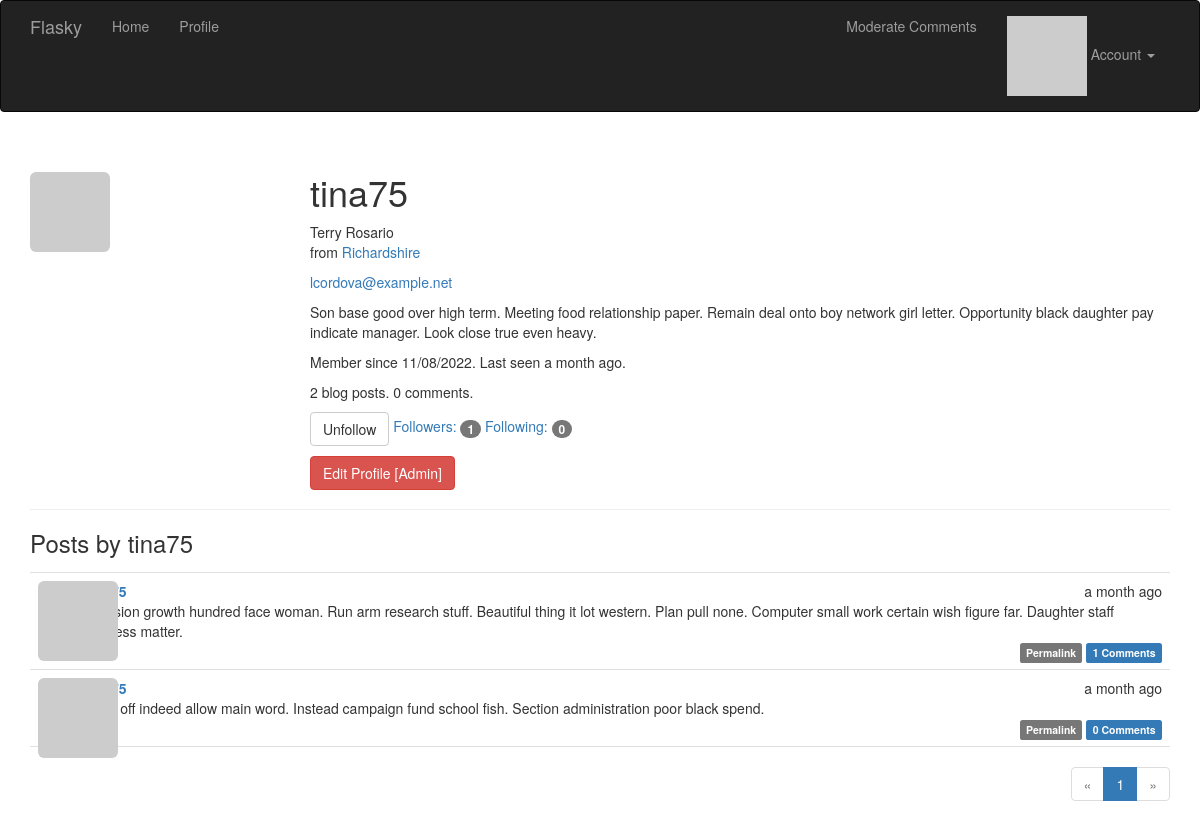
Page /user/tina75 (signed in) on the committed database.
### app/models.py (models this page shows, shortened)
class User(UserMixin, db.Model):
    __tablename__ = 'users'
    id = db.Column(db.Integer, primary_key=True)
    email = db.Column(db.String(64), unique=True, index=True)
    username = db.Column(db.String(64), unique=True, index=True)
    role_id = db.Column(db.Integer, db.ForeignKey('roles.id'))
    password_hash = db.Column(db.String(128))
    confirmed = db.Column(db.Boolean, default=False)
    name = db.Column(db.String(64))
    location = db.Column(db.String(64))
    about_me = db.Column(db.Text())
    member_since = db.Column(db.DateTime(), default=datetime.utcnow)
    last_seen = db.Column(db.DateTime(), default=datetime.utcnow)
    avatar_hash = db.Column(db.String(32))
    posts = db.relationship('Post', backref='author', lazy='dynamic')
    followed = db.relationship('Follow', foreign_keys=[Follow.follower_id],
                               backref=db.backref('follower', lazy='joined'),
                               lazy='dynamic',
                               cascade='all, delete-orphan')
    followers = db.relationship('Follow', foreign_keys=[Follow.followed_id],
                                backref=db.backref('followed', lazy='joined'),
                                lazy='dynamic',
                                cascade='all, delete-orphan')
    comments = db.relationship('Comment', backref='author', lazy='dynamic')
    @property
    def password(self):
        raise AttributeError('password is not a readable attribute')
    def can(self, perm):
        return self.role is not None and self.role.has_permission(perm)
    def is_administrator(self):
        return self.can(Permission.ADMIN)
    def ping(self):
        self.last_seen = datetime.utcnow()
        db.session.add(self)
    def gravatar_hash(self):
        return hashlib.md5(self.email.lower().encode('utf-8')).hexdigest()
    def gravatar(self, size=100, default='identicon', rating='g'):
        url = 'https://secure.gravatar.com/avatar'
        hash = self.avatar_hash or self.gravatar_hash()
        return '{url}/{hash}?s={size}&d={default}&r={rating}'.format(
            url=url, hash=hash, size=size, default=default, rating=rating)
    def is_following(self, user):
        if user.id is None:
            return False
        return self.followed.filter_by(followed_id=user.id).first() is not None

class Post(db.Model):
    __tablename__ = 'posts'
    id = db.Column(db.Integer, primary_key=True)
    body = db.Column(db.Text)
    body_html = db.Column(db.Text)
    timestamp = db.Column(db.DateTime, index=True, default=datetime.utcnow)
    author_id = db.Column(db.Integer, db.ForeignKey('users.id'))
    comments = db.relationship('Comment', backref='post', lazy='dynamic')

### app/main/views.py (the view)
@main.route('/user/<username>')
def user(username):
    user = User.query.filter_by(username=username).first_or_404()
    page = request.args.get('page', 1, type=int)
    pagination = user.posts.order_by(Post.timestamp.desc()).paginate(page=page,
                                                                     per_page=current_app.config[
                                                                         'FLASKY_POSTS_PER_PAGE'], error_out=False)
    posts = pagination.items
    return render_template('user.html', user=user, posts=posts, pagination=pagination)

### app/auth/views.py (called while the page is built)
@auth.before_app_request
def before_request():
    if current_user.is_authenticated:
        current_user.ping()
        if not current_user.confirmed \
                and request.endpoint \
                and request.blueprint != 'auth' \
                and request.endpoint != 'static':
            return redirect(url_for('auth.unconfirmed'))

### app/main/__init__.py (called while the page is built)
@main.app_context_processor
def inject_permissions():
    return dict(Permission=Permission)

### app/models.py (called while the page is built)
@login_manager.user_loader
def load_user(user_id):
    return User.query.get(int(user_id))

    def has_permission(self, perm):
        return self.permissions & perm == perm

### app/templates/user.html (shortened to what this page needs)
{% extends 'base.html' %}
{% import "_macros.html" as macros %}
{% block page_content %}
<div class="page-header">
    <img class="img-rounded profile-thumbnail" src="{{ user.gravatar(size=256) }}">
    <div class="profile-header">
        <h1>{{ user.username }}</h1>
        {% if user.name or user.location %}
        <p>
            {% if user.name %}{{ user.name }}<br>{% endif %}
            {% if user.location %}
                from <a href="http://maps.google.com/?q={{ user.location }}">{{ user.location }}</a><br>
            {% endif %}
        </p>
        {% endif %}
        {% if current_user.is_administrator() %}
        <p><a href="mailto:{{ user.email }}">{{ user.email }}</a></p>
        {% endif %}
        {% if user.about_me %}<p>{{ user.about_me }}</p>{% endif %}
        <p>Member since {{ moment(user.member_since).format('L') }}. Last seen {{ moment(user.last_seen).fromNow() }}.</p>
        <p>{{ user.posts.count() }} blog posts. {{ user.comments.count() }} comments.</p>
        <p>
            {% if current_user.can(Permission.FOLLOW) and user != current_user %}
                {% if not current_user.is_following(user) %}
                <a href="{{ url_for('.follow', username=user.username) }}" class="btn btn-primary">Follow</a>
                {% else %}
                <a href="{{ url_for('.unfollow', username=user.username) }}" class="btn btn-default">Unfollow</a>
                {% endif %}
            {% endif %}
            <a href="{{ url_for('.followers', username=user.username) }}">Followers: <span class="badge">{{ user.followers.count() - 1 }}</span></a>
            <a href="{{ url_for('.followed_by', username=user.username) }}">Following: <span class="badge">{{ user.followed.count() - 1}}</span></a>
        </p>
        <p>
            {% if current_user.is_administrator() %}
            <a class="btn btn-danger" href="{{ url_for('.edit_profile_admin', id=user.id) }}">Edit Profile [Admin]</a>
            {% endif %}
        </p>
    </div>
</div>
<h3>Posts by {{ user.username }}</h3>
{% include '_posts.html' %}
{% if pagination %}
<div class="pagination">
    {{ macros.pagination_widget(pagination, '.user', username=user.username) }}
</div>
{% endif %}
{% endblock %}

### app/templates/_posts.html
<ul class="posts">
    {% for post in posts %}
    <li class="post">
        <div class="post-thumbnail">
            <a href="{{ url_for('.user', username=post.author.username) }}">
                <img class="img-rounded profile-thumbnail" src="{{ post.author.gravatar(size=40) }}">
            </a>
        </div>
        <div class="post-content">
            <div class="post-date">{{ moment(post.timestamp).fromNow() }}</div>
            <div class="post-author"><a href="{{ url_for('.user', username=post.author.username) }}">{{ post.author.username }}</a></div>
            <div class="post-body">
                {% if post.body_html %}
                    {{ post.body_html | safe }}
                {% else %}
                    {{ post.body }}
                {% endif %}
            </div>
            <div class="post-footer">
                {% if current_user == post.author %}
                <a href="{{ url_for('.edit', id=post.id) }}">
                    <span class="label label-primary">Edit</span>
                </a>
                {% elif current_user.is_administrator() %}
                <a href="{{ url_for('.edit', id=post.id) }}">
                    <span class="label danger">Edit [Admin]</span>
                </a>
                {% endif %}
                <a href="{{ url_for('.post', id=post.id) }}">
                    <span class="label label-default">Permalink</span>
                </a>
                <a href="{{ url_for('.post', id=post.id)}}#comments">
                    <span class="label label-primary">{{ post.comments.count() }} Comments</span>
                </a>
            </div>
        </div>
    </li>
    {% endfor %}
</ul>

### app/static/styles.css (style rules this page uses)
.profile-thumbnail { position: absolute; }
.profile-header { min-height: 260px; margin-left: 280px; }
ul.posts { list-style-type: none; padding: 0px; margin: 16px 0px 0px 0px; border-top: 1px solid #e0e0e0; }
ul.posts li.post { padding: 8px; border-bottom: 1px solid #e0e0e0; }
div.post-date { float: right; }
div.post-author { font-weight: bold; }
div.post-thumbnail { position: absolute; }
div.post-content { margin-left: 48px; min-height: 48px; }
div.post-footer { text-align: right; }
div.pagination { width: 100%; text-align: right; padding: 0px; margin: 0px; }

### rows in the picture
User: username "tina75", name "Terry Rosario", location "Richardshire", email "lcordova@example.net", about_me "Son base good over high term. Meeting food relationship paper. Remain deal onto boy network girl letter. Opportunity black daughter pay indicate manager. Look close true even heavy.", member_since "11/08/2022", last_seen "a month ago"
Post: timestamp "a month ago", body "Decision growth hundred face woman. Run arm research stuff. Beautiful thing it lot western. Plan pull none. Computer small work certain wish figure far. Daughter staff success matter.", comments.count "1"
Post: timestamp "a month ago", body "Exist off indeed allow main word. Instead campaign fund school fish. Section administration poor black spend.", comments.count "0"

### other values in the picture
{{ user.posts.count() }} "2"
{{ user.comments.count() }} "0"
{{ user.followers.count() - 1 }} "1"
{{ user.followed.count() - 1 }} "0"
{{ p }} "1"
